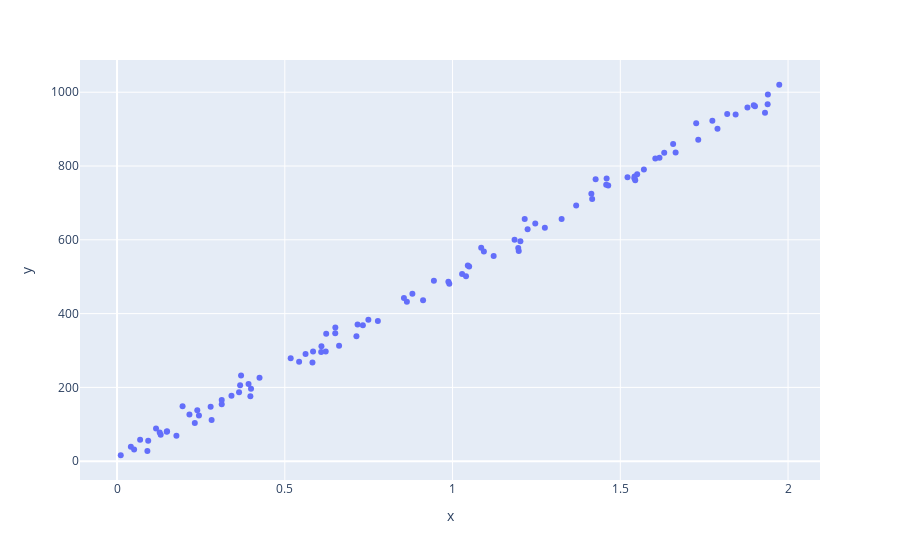

Write notebook code for a chart like this one.
### Code cell
px.scatter(data, x='x', y='y')
